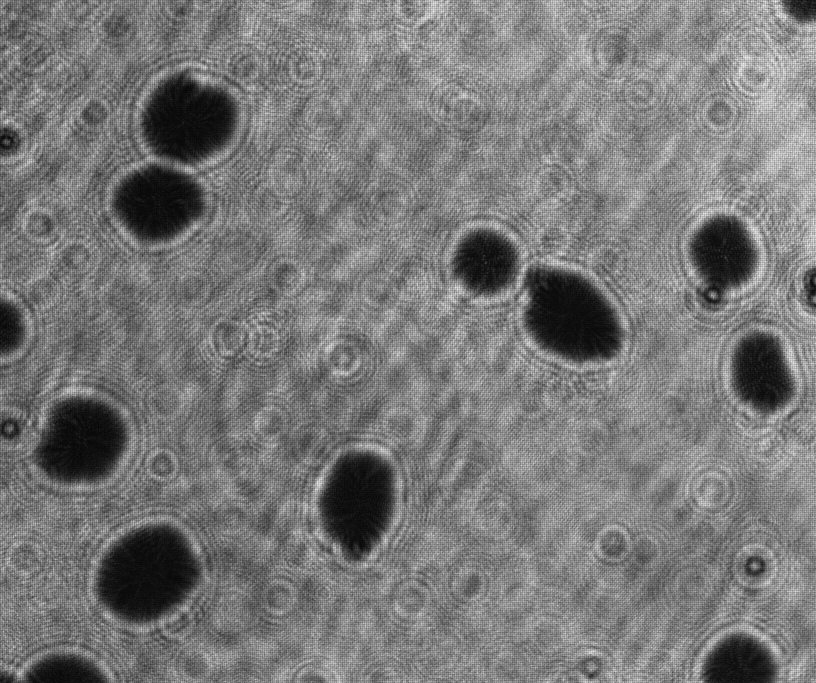
#> input picture datas/ORI/20250611_171249_920.jpg, 2448 x 2048 px (shown at 1/3 size)
$ python -i vit_heatmap.py   (imports and definitions only)
#> lines starting #> are read from the running program, lines starting #| are printed output that depends on the picture; after the words box and inside, x2 and y2 are one past the last pixel; in counts of white or black regions, pixels touching at a corner belong together
#> further down, picture is the input picture: shape (2048, 2448, 3); min 1, max 255, mean 120.3
# -*- coding: utf-8 -*-
# @Author  : Miao Guo
# @University  : ZheJiang University
import logging
import torch
import cv2
import numpy as np


def find_image_content_area(image_np):
    """
    Finds the bounding box of the non-black content in a padded image.
    """
    gray = cv2.cvtColor(image_np, cv2.COLOR_BGR2GRAY)
    _, thresh = cv2.threshold(gray, 1, 255, cv2.THRESH_BINARY)
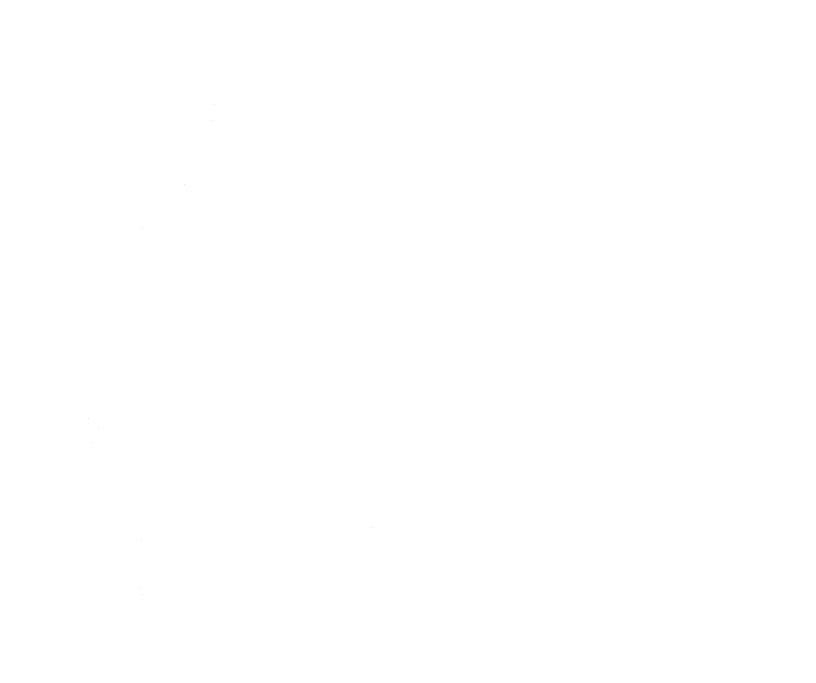
#> thresh: shape (2048, 2448) (shown at 1/3 size); 100% white; black in thin lines or dots, all inside (x1, y1, x2, y2) = (264, 312, 1115, 1785)
    contours, _ = cv2.findContours(thresh, cv2.RETR_EXTERNAL, cv2.CHAIN_APPROX_SIMPLE)
#> contours = [[[0, 0], [0, 2047], [2447, 2047], [2447, 0]]]

    if contours:
        c = max(contours, key=cv2.contourArea)
#> c = [[0, 0], [0, 2047], [2447, 2047], [2447, 0]]
        return cv2.boundingRect(c)
    else:
        return 0, 0, image_np.shape[1], image_np.shape[0]

# [158 lines left out: functions smart_overlay_heatmap, save_vit_attention_heatmap, save_cam_heatmap, get_cam_target_layers, not called in this run]

>>> import cv2
>>> picture = cv2.imread('../datas/ORI/20250611_171249_920.jpg')
>>> result = find_image_content_area(picture)
#> result = (0, 0, 2448, 2048)
